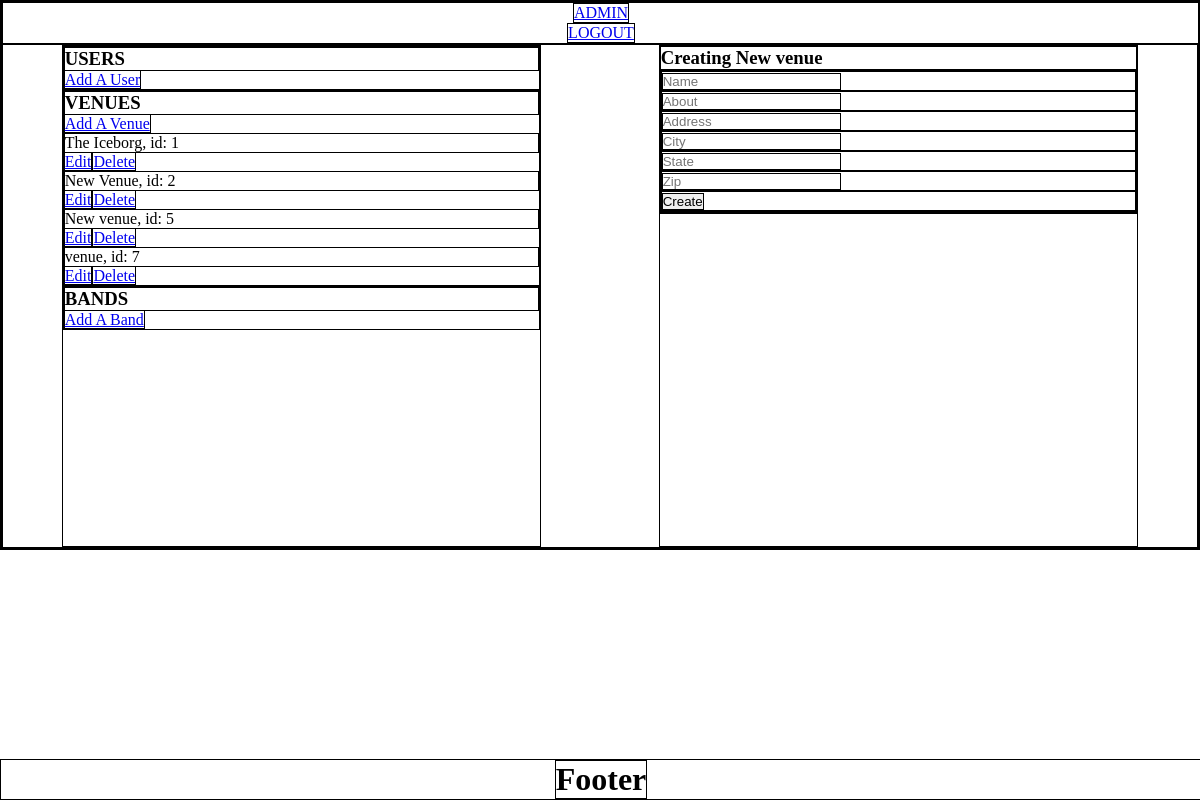
/admin/add_venue (signed in), run on an earlier commit of the app's database.
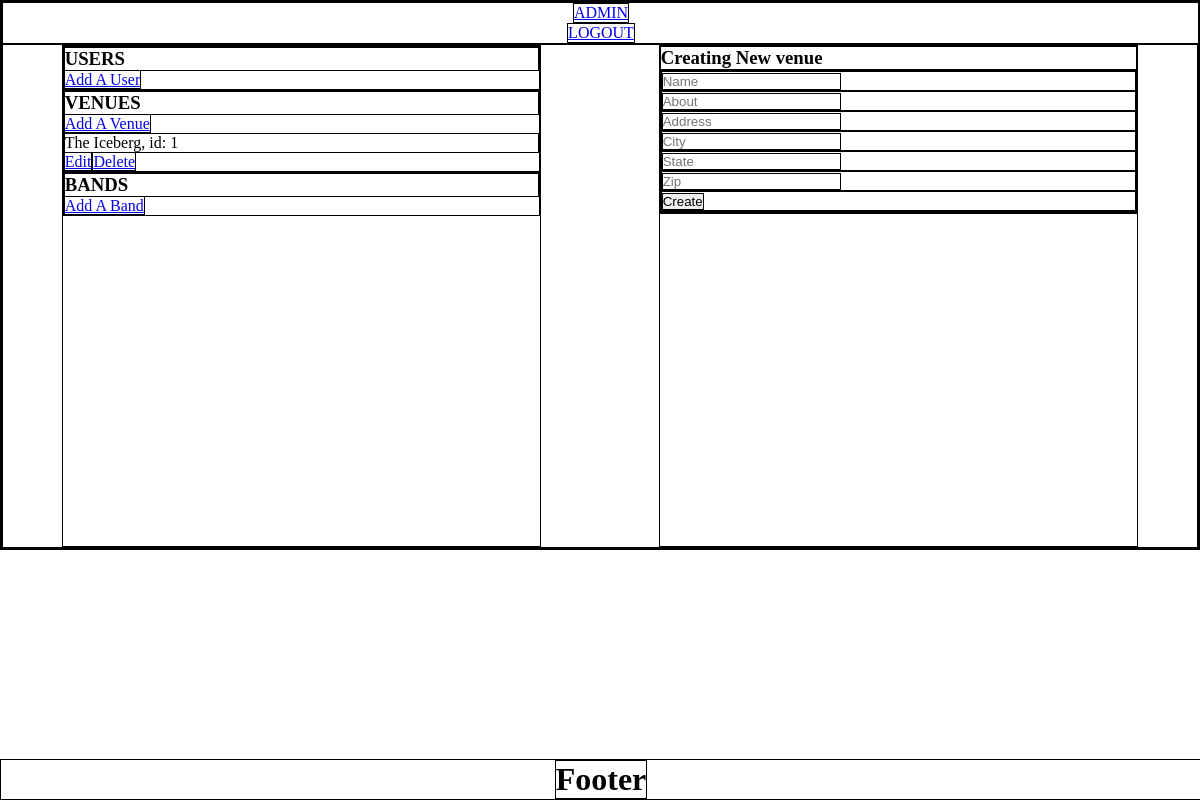
And on a later commit of the database.
### app/models.py (models this page shows, shortened)
class Venue(Model):
    name = CharField()
    img = BlobField(default="default_venue.png")
    about = CharField()
    address = CharField()
    city = CharField()
    state = CharField()
    zip = CharField()
    class Meta:
        database = DATABASE

### app/routes.py (the view, shortened to what this page needs)
@app.route('/admin/add_venue', methods=('GET', 'POST'))
@login_required
def add_venue():
    form = VenueForm()
    venues = models.Venue.select()
    if current_user.user_level != "walrus":
        flash("Not authorized to access this page", "error")
        return redirect(url_for('index'))
    return render_template('admin_with_form.html', form=form, venues=venues)

### app/forms.py
class VenueForm(FlaskForm):
    name = StringField('Name', validators=[
            DataRequired(),
            Regexp(r'^[a-zA-Z0-9 ]+$',
                message=("Name cannot contain symbols or special characters")
            ),
            Length(min=2, max=128),
            venue_exists
        ])
    about = StringField("About", validators=[DataRequired()])
    address = StringField("Address", validators=[DataRequired()])
    city = StringField("City", validators=[DataRequired()])
    state = StringField("State", validators=[DataRequired()])
    zip = StringField("Zip", validators=[DataRequired()])
    submit = SubmitField('Create')

### app/__init__.py (called while the page is built)
@login_manager.user_loader
def load_user(userid):
    try:
        return User.get(User.id == userid)
    except DoesNotExist:
        return None

@app.before_request
def before_request():
    g.db = DATABASE
    g.db.connect()
    g.user = current_user

@app.after_request
def after_request(response):
    g.db.close()
    return response

### app/templates/admin_with_form.html (shortened to what this page needs)
{% extends "admin.html" %}
{% from 'macros.html' import render_field %}
{% block main %}
<form method="POST" action="" class="form">
    {% for field in form %}
        {{ render_field(field) }}
    {% endfor %}
</form>
{% endblock %}

### app/templates/admin.html (shortened to what this page needs)
{% extends "layout.html" %}
{% block sidebar %}
    <div class="user-wrapper">
        <h3>USERS</h3>
        <a href="/admin/add_user">Add A User</a>
    </div>
    <div class="venue-wrapper">
        <h3>VENUES</h3>
        <a href="/admin/add_venue">Add A Venue</a>
        {% for venue in venues %}
        <p>{{ venue.name }}, id: {{ venue.id }}</p>
        <a href="{{ url_for('admin_edit_venue', id=venue.id) }}">Edit</a><a href="{{ url_for('delete_venue', id=venue.id) }}" class="delete_button">Delete</a>
        {% endfor %}
    </div>
    <div class="band-wrapper">
        <h3>BANDS</h3>
        <a href="/admin/add_band">Add A Band</a>
    </div>
{% endblock %}
{% block main_header %}
    {% if users and venues and bands %}
    {% else %}
        {% if venues %}
            {% if found_venue %}
            <h3>Editing {{ found_venue.name }}</h3>
            {% else %}
            <h3>Creating New venue</h3>
            {% endif %}
        {% endif %}
    {% endif %}
{% endblock %}

What changed in the data, as far as the page shows it:
removed Venue: name "New Venue", id "2"
removed Venue: name "New venue", id "5"
removed Venue: name "venue", id "7"
changed Venue id 1: name "The Iceborg" → "The Iceberg"
